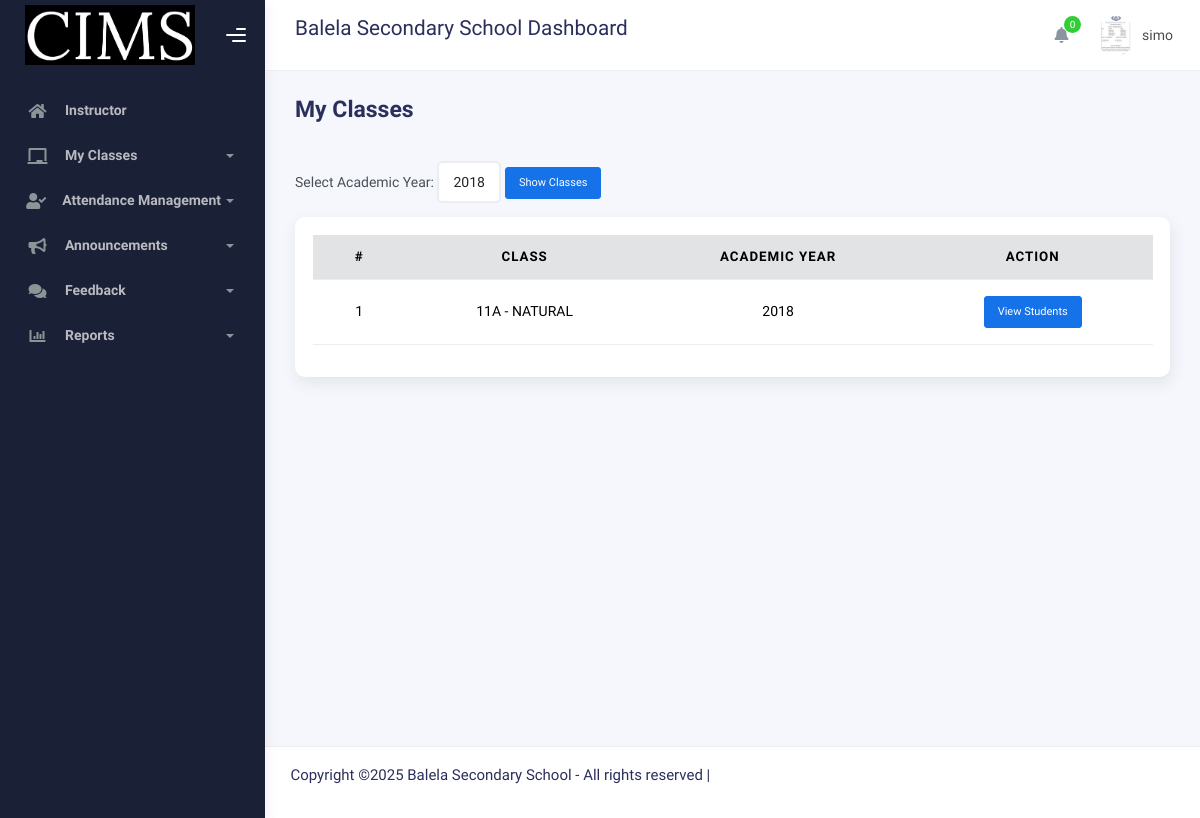
Page /Instructor/view_attendance.php (signed in) on the earlier database version.
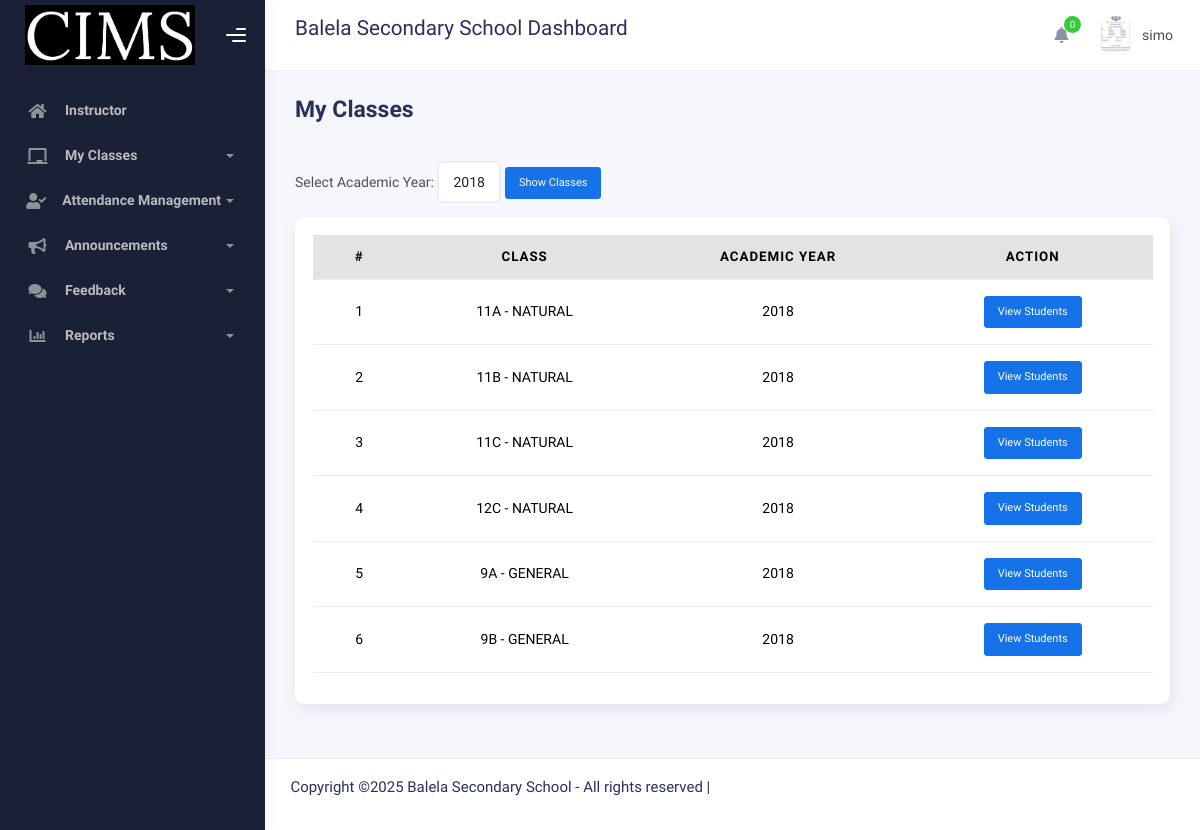
Same page on the later database version.
### tables this page shows
CREATE TABLE IF NOT EXISTS `assign_instructor` (
  `hid` int NOT NULL AUTO_INCREMENT,
  `instructor_id` int NOT NULL,
  `section_id` int NOT NULL,
  `academic_year` int NOT NULL,
  PRIMARY KEY (`hid`),
  KEY `class_ibpk_5` (`section_id`),
  KEY `class_ibpk_7` (`instructor_id`)
);

CREATE TABLE IF NOT EXISTS `sections` (
  `cid` int NOT NULL AUTO_INCREMENT,
  `section_name` varchar(30) NOT NULL,
  `class_type` varchar(30) NOT NULL,
  PRIMARY KEY (`cid`)
);

### Instructor/view_attendance.php (the view, shortened to what this page needs)
<?php
include('instructorHeader.php');
function fetchAcademicYears($conn, $teacher_id){
    $res = mysqli_query($conn, "SELECT DISTINCT academic_year
                                FROM assign_instructor
                                WHERE instructor_id = $teacher_id
                                ORDER BY academic_year DESC");
    $years = [];
    while($r = mysqli_fetch_assoc($res)){ $years[] = $r['academic_year']; }
    return $years;
}
function fetchAssignedClasses($conn, $teacher_id, $year){
    $res = mysqli_query($conn, "SELECT at.hid, at.section_id, at.academic_year, s.section_name, s.class_type
                                FROM assign_instructor at
                                LEFT JOIN sections s ON at.section_id = s.cid
                                WHERE at.instructor_id = $teacher_id AND at.academic_year = '$year'
                                ORDER BY s.section_name ASC");
    $tmp = [];
    while($r = mysqli_fetch_assoc($res)){ $tmp[] = $r; }
    return $tmp;
}
$years = fetchAcademicYears($conn, $_SESSION["uid"]);
$selectedYear = $_GET['academic_year'] ?? ($years[0] ?? null);
$classes = $selectedYear ? fetchAssignedClasses($conn, $_SESSION["uid"], $selectedYear) : [];
?>
<div class="container">
  <div class="page-inner">
    <div class="page-header">
      <h3 class="fw-bold mb-3">My Classes</h3>
    </div>
    <form method="GET" class="mb-3">
        <label for="academic_year">Select Academic Year:</label>
        <select name="academic_year" id="academic_year" class="form-control w-auto d-inline-block">
            <?php foreach($years as $year): ?>
                <option value="<?= $year ?>" <?= ($year == $selectedYear) ? 'selected' : '' ?>><?= $year ?></option>
            <?php endforeach; ?>
        </select>
        <button type="submit" class="btn btn-primary btn-sm">Show Classes</button>
    </form>
    <div class="card">
      <div class="card-body table-responsive">
        <table class="table table-hover text-center align-middle">
          <thead class="table-secondary">
            <tr>
              <th>#</th>
              <th>Class</th>
              <th>Academic Year</th>
              <th>Action</th>
            </tr>
          </thead>
          <tbody>
            <?php if(count($classes) > 0): $no=1; ?>
              <?php foreach($classes as $c): ?>
                <tr>
                  <td><?= $no++ ?></td>
                  <td><?= htmlspecialchars($c['section_name'] . ' - ' . $c['class_type']) ?></td>
                  <td><?= htmlspecialchars($c['academic_year']) ?></td>
                  <td>
                    <button type="button"
                            class="btn btn-primary btn-sm view-students"
                            data-class-id="<?= $c['hid'] ?>"
                            data-class-name="<?= htmlspecialchars($c['section_name'] . ' - ' . $c['class_type']) ?>"
                            data-year="<?= $c['academic_year'] ?>">
                        View Students
                    </button>
                  </td>
                </tr>
              <?php endforeach; ?>
            <?php else: ?>
              <tr><td colspan="5" class="text-danger">No classes assigned for this year.</td></tr>
            <?php endif; ?>
          </tbody>
        </table>
      </div>
    </div>
  </div>
</div>
<?php include('../Admin/footer.php'); ?>

Differences in the rows shown:
added assign_instructor: section.class_type "11B - NATURAL", academic_year "2018"
added assign_instructor: section.class_type "11C - NATURAL", academic_year "2018"
added assign_instructor: section.class_type "12C - NATURAL", academic_year "2018"
added assign_instructor: section.class_type "9A - GENERAL", academic_year "2018"
added assign_instructor: section.class_type "9B - GENERAL", academic_year "2018"
